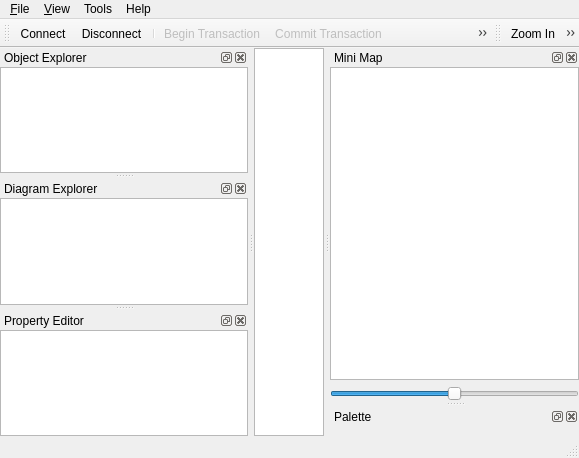
<ui version="4.0" >
 <class>MainWindowUi</class>
 <widget class="QMainWindow" name="MainWindowUi" >
  <property name="geometry" >
   <rect>
    <x>0</x>
    <y>0</y>
    <width>579</width>
    <height>458</height>
   </rect>
  </property>
  <property name="windowTitle" >
   <string>QReal</string>
  </property>
  <property name="windowIcon" >
   <iconset resource="../static.qrc" >
    <normaloff>:/icons/qreal.png</normaloff>:/icons/qreal.png</iconset>
  </property>
  <widget class="QWidget" name="centralwidget" >
   <layout class="QGridLayout" >
    <property name="margin" >
     <number>0</number>
    </property>
    <property name="spacing" >
     <number>0</number>
    </property>
    <item row="0" column="0" >
     <widget class="EditorView" name="view" />
    </item>
   </layout>
  </widget>
  <widget class="QMenuBar" name="menubar" >
   <property name="geometry" >
    <rect>
     <x>0</x>
     <y>0</y>
     <width>579</width>
     <height>27</height>
    </rect>
   </property>
   <widget class="QMenu" name="menu_File" >
    <property name="title" >
     <string>&amp;File</string>
    </property>
    <addaction name="actionConnect" />
    <addaction name="actionDisconnect" />
    <addaction name="separator" />
    <addaction name="actionBeginTransaction" />
    <addaction name="actionCommitTransaction" />
    <addaction name="actionRollbackTransaction" />
    <addaction name="separator" />
    <addaction name="actionPrint" />
    <addaction name="actionMakeSvg" />
    <addaction name="separator" />
    <addaction name="actionQuit" />
   </widget>
   <widget class="QMenu" name="menu_View" >
    <property name="title" >
     <string>&amp;View</string>
    </property>
    <addaction name="actionZoom_In" />
    <addaction name="actionZoom_Out" />
    <addaction name="separator" />
    <addaction name="actionAntialiasing" />
    <addaction name="actionOpenGL_Renderer" />
    <addaction name="separator" />
    <addaction name="actionUndo" />
    <addaction name="actionRedo" />
    <addaction name="actionCommand_list" />
   </widget>
   <widget class="QMenu" name="menuHelp" >
    <property name="title" >
     <string>Help</string>
    </property>
    <addaction name="actionHelp" />
    <addaction name="separator" />
    <addaction name="actionAbout" />
    <addaction name="actionAboutQt" />
   </widget>
   <widget class="QMenu" name="menuTools" >
    <property name="title" >
     <string>Tools</string>
    </property>
    <addaction name="actionOptions" />
    <addaction name="actionRun_test_queries" />
    <addaction name="actionReconnect" />
   </widget>
   <addaction name="menu_File" />
   <addaction name="menu_View" />
   <addaction name="menuTools" />
   <addaction name="menuHelp" />
  </widget>
  <widget class="QStatusBar" name="statusbar" />
  <widget class="QDockWidget" name="objectDock" >
   <property name="allowedAreas" >
    <set>Qt::AllDockWidgetAreas</set>
   </property>
   <property name="windowTitle" >
    <string>Object Explorer</string>
   </property>
   <attribute name="dockWidgetArea" >
    <number>1</number>
   </attribute>
   <widget class="QWidget" name="dockWidgetContents_3" >
    <layout class="QVBoxLayout" >
     <property name="spacing" >
      <number>6</number>
     </property>
     <property name="margin" >
      <number>0</number>
     </property>
     <item>
      <widget class="QTreeView" name="objectExplorer" >
       <property name="acceptDrops" >
        <bool>true</bool>
       </property>
       <property name="dragDropMode" >
        <enum>QAbstractItemView::DragDrop</enum>
       </property>
      </widget>
     </item>
    </layout>
   </widget>
  </widget>
  <widget class="QDockWidget" name="diagramDock" >
   <property name="allowedAreas" >
    <set>Qt::AllDockWidgetAreas</set>
   </property>
   <property name="windowTitle" >
    <string>Diagram Explorer</string>
   </property>
   <attribute name="dockWidgetArea" >
    <number>1</number>
   </attribute>
   <widget class="QWidget" name="dockWidgetContents_2" >
    <layout class="QHBoxLayout" >
     <property name="spacing" >
      <number>6</number>
     </property>
     <property name="margin" >
      <number>0</number>
     </property>
     <item>
      <widget class="QTreeView" name="diagramExplorer" >
       <property name="contextMenuPolicy" >
        <enum>Qt::ActionsContextMenu</enum>
       </property>
       <property name="acceptDrops" >
        <bool>true</bool>
       </property>
       <property name="dragDropMode" >
        <enum>QAbstractItemView::DragDrop</enum>
       </property>
      </widget>
     </item>
    </layout>
   </widget>
  </widget>
  <widget class="QToolBar" name="fileToolbar" >
   <property name="orientation" >
    <enum>Qt::Horizontal</enum>
   </property>
   <attribute name="toolBarArea" >
    <enum>TopToolBarArea</enum>
   </attribute>
   <attribute name="toolBarBreak" >
    <bool>false</bool>
   </attribute>
   <addaction name="actionConnect" />
   <addaction name="actionDisconnect" />
   <addaction name="separator" />
   <addaction name="actionBeginTransaction" />
   <addaction name="actionCommitTransaction" />
   <addaction name="actionRollbackTransaction" />
   <addaction name="separator" />
   <addaction name="actionPrint" />
  </widget>
  <widget class="QDockWidget" name="minimapDock" >
   <property name="windowTitle" >
    <string>Mini Map</string>
   </property>
   <attribute name="dockWidgetArea" >
    <number>2</number>
   </attribute>
   <widget class="QWidget" name="dockWidgetContents_4" >
    <layout class="QVBoxLayout" >
     <property name="spacing" >
      <number>6</number>
     </property>
     <property name="margin" >
      <number>0</number>
     </property>
     <item>
      <widget class="QGraphicsView" name="minimapView" >
       <property name="dragMode" >
        <enum>QGraphicsView::ScrollHandDrag</enum>
       </property>
      </widget>
     </item>
     <item>
      <widget class="QSlider" name="minimapZoomSlider" >
       <property name="maximum" >
        <number>50</number>
       </property>
       <property name="value" >
        <number>25</number>
       </property>
       <property name="orientation" >
        <enum>Qt::Horizontal</enum>
       </property>
      </widget>
     </item>
    </layout>
   </widget>
  </widget>
  <widget class="QDockWidget" name="paletteDock" >
   <property name="windowTitle" >
    <string>Palette</string>
   </property>
   <attribute name="dockWidgetArea" >
    <number>2</number>
   </attribute>
   <widget class="QWidget" name="dockWidgetContents_5" >
    <layout class="QHBoxLayout" >
     <property name="spacing" >
      <number>6</number>
     </property>
     <property name="margin" >
      <number>0</number>
     </property>
     <item>
      <widget class="PaletteToolbox" name="paletteToolbox" />
     </item>
    </layout>
   </widget>
  </widget>
  <widget class="QToolBar" name="viewToolbar" >
   <property name="windowTitle" >
    <string>toolBar</string>
   </property>
   <attribute name="toolBarArea" >
    <enum>TopToolBarArea</enum>
   </attribute>
   <attribute name="toolBarBreak" >
    <bool>false</bool>
   </attribute>
   <addaction name="actionZoom_In" />
   <addaction name="actionZoom_Out" />
  </widget>
  <widget class="QDockWidget" name="propertyDock" >
   <property name="windowTitle" >
    <string>Property Editor</string>
   </property>
   <attribute name="dockWidgetArea" >
    <number>1</number>
   </attribute>
   <widget class="QWidget" name="dockWidgetContents" >
    <layout class="QVBoxLayout" >
     <property name="spacing" >
      <number>6</number>
     </property>
     <property name="margin" >
      <number>0</number>
     </property>
     <item>
      <widget class="QTableView" name="propertyEditor" >
       <property name="alternatingRowColors" >
        <bool>true</bool>
       </property>
       <property name="showGrid" >
        <bool>false</bool>
       </property>
      </widget>
     </item>
    </layout>
   </widget>
  </widget>
  <action name="actionQuit" >
   <property name="text" >
    <string>&amp;Quit</string>
   </property>
  </action>
  <action name="actionConnect" >
   <property name="icon" >
    <iconset resource="../static.qrc" >
     <normaloff>:/icons/database_connected.png</normaloff>:/icons/database_connected.png</iconset>
   </property>
   <property name="text" >
    <string>&amp;Connect</string>
   </property>
  </action>
  <action name="actionZoom_In" >
   <property name="icon" >
    <iconset resource="../static.qrc" >
     <normaloff>:/icons/zoomin.png</normaloff>:/icons/zoomin.png</iconset>
   </property>
   <property name="text" >
    <string>Zoom In</string>
   </property>
  </action>
  <action name="actionZoom_Out" >
   <property name="icon" >
    <iconset resource="../static.qrc" >
     <normaloff>:/icons/zoomout.png</normaloff>:/icons/zoomout.png</iconset>
   </property>
   <property name="text" >
    <string>Zoom Out</string>
   </property>
  </action>
  <action name="actionAntialiasing" >
   <property name="checkable" >
    <bool>true</bool>
   </property>
   <property name="checked" >
    <bool>false</bool>
   </property>
   <property name="text" >
    <string>Antialiasing</string>
   </property>
  </action>
  <action name="actionOpenGL_Renderer" >
   <property name="checkable" >
    <bool>true</bool>
   </property>
   <property name="text" >
    <string>OpenGL Renderer</string>
   </property>
  </action>
  <action name="actionPrint" >
   <property name="icon" >
    <iconset resource="../static.qrc" >
     <normaloff>:/icons/print.png</normaloff>:/icons/print.png</iconset>
   </property>
   <property name="text" >
    <string>Print</string>
   </property>
  </action>
  <action name="actionMakeSvg" >
   <property name="text" >
    <string>Export to SVG</string>
   </property>
  </action>
  <action name="actionDisconnect" >
   <property name="icon" >
    <iconset resource="../static.qrc" >
     <normaloff>:/icons/database_disconnect.png</normaloff>:/icons/database_disconnect.png</iconset>
   </property>
   <property name="text" >
    <string>&amp;Disconnect</string>
   </property>
  </action>
  <action name="actionBeginTransaction" >
   <property name="enabled" >
    <bool>false</bool>
   </property>
   <property name="icon" >
    <iconset resource="../static.qrc" >
     <normaloff>:/icons/database_connect.png</normaloff>:/icons/database_connect.png</iconset>
   </property>
   <property name="text" >
    <string>Begin Transaction</string>
   </property>
  </action>
  <action name="actionCommitTransaction" >
   <property name="enabled" >
    <bool>false</bool>
   </property>
   <property name="icon" >
    <iconset resource="../static.qrc" >
     <normaloff>:/icons/database_commit.png</normaloff>:/icons/database_commit.png</iconset>
   </property>
   <property name="text" >
    <string>Commit Transaction</string>
   </property>
  </action>
  <action name="actionRollbackTransaction" >
   <property name="enabled" >
    <bool>false</bool>
   </property>
   <property name="icon" >
    <iconset resource="../static.qrc" >
     <normaloff>:/icons/database_revert.png</normaloff>:/icons/database_revert.png</iconset>
   </property>
   <property name="text" >
    <string>Rollback Transaction</string>
   </property>
  </action>
  <action name="actionDeleteFromDiagram" >
   <property name="text" >
    <string>Delete</string>
   </property>
   <property name="shortcut" >
    <string>Del</string>
   </property>
  </action>
  <action name="actionHelp" >
   <property name="text" >
    <string>Small Help</string>
   </property>
   <property name="shortcut" >
    <string>F1</string>
   </property>
  </action>
  <action name="actionAbout" >
   <property name="text" >
    <string>About...</string>
   </property>
  </action>
  <action name="actionAboutQt" >
   <property name="text" >
    <string>About Qt...</string>
   </property>
  </action>
  <action name="actionOptions" >
   <property name="text" >
    <string>Palette toolbox options...</string>
   </property>
  </action>
  <action name="actionUndo" >
   <property name="text" >
    <string>Undo</string>
   </property>
  </action>
  <action name="actionRedo" >
   <property name="text" >
    <string>Redo</string>
   </property>
  </action>
  <action name="actionCommand_list" >
   <property name="checkable" >
    <bool>false</bool>
   </property>
   <property name="checked" >
    <bool>false</bool>
   </property>
   <property name="text" >
    <string>Show command list</string>
   </property>
  </action>
  <action name="actionRun_test_queries" >
   <property name="text" >
    <string>Run test queries</string>
   </property>
  </action>
  <action name="actionReconnect" >
   <property name="text" >
    <string>Setup repo server path</string>
   </property>
  </action>
 </widget>
 <layoutdefault spacing="0" margin="0" />
 <customwidgets>
  <customwidget>
   <class>PaletteToolbox</class>
   <extends>QToolBox</extends>
   <header>palettetoolbox.h</header>
   <container>1</container>
  </customwidget>
  <customwidget>
   <class>EditorView</class>
   <extends>QGraphicsView</extends>
   <header>editorview.h</header>
  </customwidget>
 </customwidgets>
 <resources>
  <include location="../static.qrc" />
 </resources>
 <connections/>
</ui>
